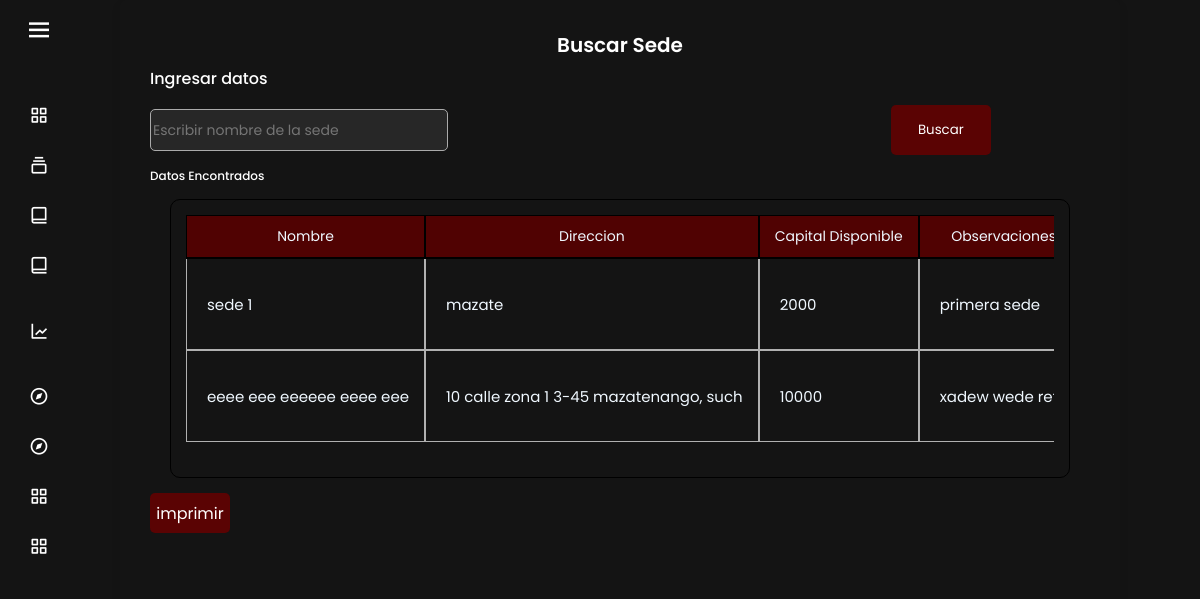
The app's page /vistas/Bsede.php (signed in) with its own data.
### tables this page shows
CREATE TABLE `detalle_sede_capital` (
  `id_detalle_sede_capital` int(11) NOT NULL,
  `id_sede` int(11) DEFAULT NULL,
  `id_capital` int(11) DEFAULT NULL
);

CREATE TABLE `sede` (
  `trial_id_sede_1` int(11) NOT NULL,
  `nombre` varchar(100) DEFAULT NULL,
  `direccion` varchar(100) DEFAULT NULL,
  `trial_telefono_4` varchar(100) DEFAULT NULL,
  `observaciones` varchar(100) NOT NULL
);

CREATE TABLE `capital` (
  `trial_id_capital_1` int(11) NOT NULL,
  `monto_inicial` varchar(100) DEFAULT NULL,
  `fecha` char(100) DEFAULT NULL
);

### vistas/Bsede.php (the view, shortened to what this page needs)
<?php require('dashboard.php');
$conexion = null;
try {
    $conexion = new PDO('mysql:host=localhost;dbname=mc', 'root', '');
} catch (PDOException $e) {
    print "¡Error!: " . $e->getMessage() . "<br/>";
    die();
}
$palabra = null;
if(!isset($_POST['palabra'])){
    $palabra = "";
}else{
    $palabra = $_POST['palabra'];
}
$sql = 'SELECT sede.trial_id_sede_1, sede.observaciones, dc.id_detalle_sede_capital, c.trial_id_capital_1, sede.nombre, sede.direccion, c.monto_inicial FROM sede
        INNER JOIN detalle_sede_capital AS dc ON sede.trial_id_sede_1 = dc.id_sede
        INNER JOIN capital AS c ON dc.id_capital = c.trial_id_capital_1
        WHERE nombre LIKE "%' . $palabra. '%"';
$resultado = $conexion->query($sql);
$sedes = $resultado->fetchAll();
?>
<!DOCTYPE html>
<html lang="en">
<head>
    <link href="../styles/fdepago.css" rel="stylesheet" type="text/css">
</head>
<body>
<div class="container">
    <header>Buscar Sede</header>
    <form action="Bsede.php" method="POST">
        <div class="primer-form">
            <div class="datos-personales">
                <span class="tittle">Ingresar datos</span>
                <div class="fields">
                    <div class="input-fields">
                        <input type="search" name="palabra" placeholder="Escribir nombre de la sede">
                    </div>
                    <div class="input-fields">
                        <button class="uBtn" type="submit">Buscar </button>
                    </div>
                </div>
            </div>
        </div>
<div class="datos-personales">
<div class="fields">
<div class="input-fields">
        <label for="">Datos Encontrados</label>
    </div>
</div>
<div class="outer-wrapper">
                        <div class="table-wrapper">
        <table>
        <thead>
        <tr>
            <th>Nombre</th>
            <th>Direccion</th>
            <th>Capital Disponible</th>
            <th>Observaciones</th>
        </tr>
        </thead>
        <tbody>
        <?php foreach ($sedes as $row) { ?>
        <tr>
        <td data-label="Nombre"><?php echo $row['nombre'] ?></td>
        <td data-label="Departamento"><?php echo $row['direccion'] ?></td>
        <td data-label="Capital Disponible"><?php echo $row['monto_inicial'] ?></td>
        <td data-label="Observaciones"><?php echo $row['observaciones'] ?></td>
        </tr>
       <?php } ?>
        </tbody>
</table>
</div>
</div>
<div class="botones">
<a class="uBtn2" href="<?php echo "../class/imprimir_sede.php?palabra=" . $palabra ?>">imprimir </a>
</div>
</div>
    </form>
</div>
</body>
</html>

### styles/dashboard.css (style rules this page uses)
* { margin: 0; padding: 0; box-sizing: border-box; font-family: 'Poppins', sans-serif; }

### styles/fdepago.css (style rules this page uses)
* { margin: 0; padding: 0; box-sizing: border-box; font-family: 'Poppins', sans-serif; }
body { min-height: 100vh; display: flex; align-items: center; justify-content: center; background:rgb(20, 20, 20) ; }
.container { position: relative; max-width: 1000px; width: 100%; border-radius: 6px; padding: 30px; margin: 0 15px; box-shadow: 0 5px 10px rgba(0, 0, 0, 0.1); }
.container header { display: flex; align-items: center; justify-content: center; font-size: 20px; font-weight: 600; color: rgb(255, 255, 255); }
.container form .tittle { display: block; margin-bottom: 8px; font-size: 16px; font-weight: 500; margin: 6px 0; color: rgb(255, 255, 255); }
.container form { position: relative; min-height: 800px; }
.container form .fields { display: flex; align-items: center; justify-content: space-between; flex-wrap: wrap; }
form .fields .input-fields { display: flex; width: calc(100% / 3 - 15px); flex-direction: column; margin: 4px 0; }
.input-fields label { font-size: 12px; font-weight: 500; color: rgb(255, 255, 255); }
.input-fields input { outline: none; font-size: 14px; font-weight: 400; color: rgb(255, 255, 255); border-radius: 5px; border: 1px solid #aaa; padding: 0 2px; height: 42px; margin: 8px 0; background-color: rgb(39, 39, 39); }
.input-fields .uBtn { width: 100px; height: 50px; margin: 0 auto; padding: 0; border: none; display: flex; align-items: center; justify-content: center; border-radius: 5px; text-align: center; color: rgb(255, 255, 255); background-color: rgb(90, 3, 3); }
.outer-wrapper { margin: 10px; margin-left: 20px; margin-right: 20px; border: 1px solid black; border-radius: 10px; max-width: fit-content; max-height: fit-content; }
.table-wrapper { overflow-y: scroll; overflow-x: scroll; height: fit-content; max-height: 66.4vh; margin-top: 22px; margin: 15px; padding-bottom: 20px; }
table { min-width: max-content; border-collapse: separate; border-spacing: 0px; }
table th { position: sticky; top: 0px; background-color: rgb(80, 2, 2); color: rgb(241, 245, 179); text-align: center; font-weight: normal; font-size: 14px; outline: 0.7px solid black; border: 1.5px solid black; }
table th, table td { color: aliceblue; padding: 15px; padding-top: 10px; padding-bottom: 10px; }
table td { text-align: left; font-size: 15px; border: 1px solid rgb(177, 177, 177); padding-left: 20px; }
.uBtn2 { width: 80px; height: 40px; max-width: 80px; margin: 15px 0; border: none; display: flex; align-items: center; justify-content: center; justify-items: center; outline: none; border-radius: 5px; text-align: center; color: rgb(255, 255, 255); background-color: rgb(90, 3, 3); text-decoration: none; }

### records on screen
detalle_sede_capital: id_sede.nombre "sede 1", id_sede.direccion "mazate", id_capital.monto_inicial "2000", id_sede.observaciones "primera sede"
detalle_sede_capital: id_sede.nombre "eeee eee eeeeee eeee eee", id_sede.direccion "10 calle zona 1 3-45 mazatenango, such", id_capital.monto_inicial "10000", id_sede.observaciones "xadew wede…"
